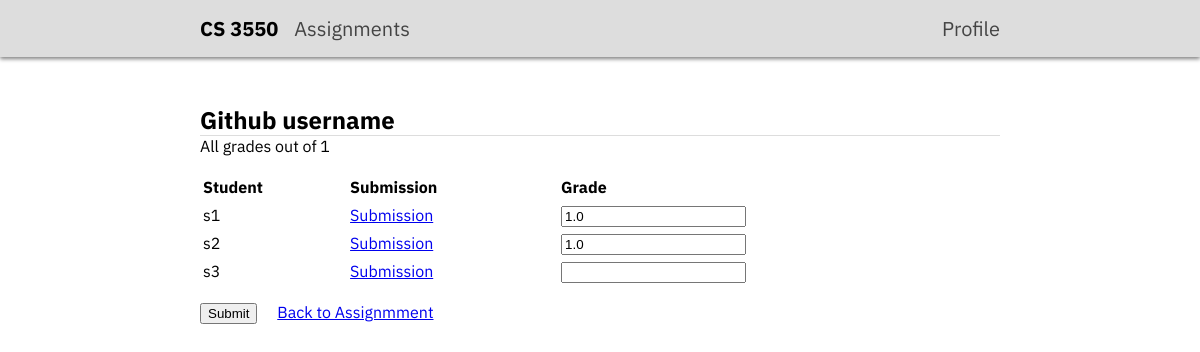
The page /1/submissions/ (signed in) on the database its author committed.
### grades/models.py (models this page shows)
class Assignment(models.Model):
    title = models.CharField(max_length=200)
    description = models.TextField(null=True, blank=True, default="")
    deadline = models.DateTimeField()
    weight = models.IntegerField()
    points = models.IntegerField()

class Submission(models.Model):
    assignment = models.ForeignKey(Assignment, on_delete=models.CASCADE)
    author = models.ForeignKey(User, on_delete=models.CASCADE)
    grader = models.ForeignKey(User, related_name='graded_set', on_delete=models.SET_NULL, null=True, blank=True)
    file = models.FileField(null=True, blank=True)
    score = models.FloatField(null=True, blank=True)

### grades/views.py (the view)
# urls.py: path("<int:assignment_id>/submissions/", views.submissions),
@user_passes_test(is_ta)
@login_required
def submissions(request, assignment_id):
    try:
        assignment = models.Assignment.objects.get(id=assignment_id)
    except models.Assignment.DoesNotExist:
        raise Http404("No Assignment with id " + str(assignment_id))
    userType = get_user_type(request.user)
    if userType == 2:
        taID = models.User.objects.get(username=request.user.username)
        submissions = models.Submission.objects.filter(grader=taID).filter(assignment__id=assignment_id).order_by('author__username')
    if userType == 4:
         submissions = models.Submission.objects.filter(assignment__id=assignment_id).order_by('author__username')
    return render(request, "submissions.html", {'assignment':assignment, 'submissions':submissions})

### grades/views.py (called while the page is built)
def get_user_type(user):
    if user.is_authenticated:
        if user.groups.filter(name="Students").exists():
            return 1
        if user.groups.filter(name="Teaching Assistants").exists():
            return 2
        if user.is_superuser:
            return 4
    else:
        return 3

def is_ta(user):
    if user.is_authenticated:
        if user.groups.filter(name="Teaching Assistants").exists():
            return True
        if user.is_superuser:
            return True
        return False
    return False

### grades/templates/submissions.html
<!DOCTYPE html>
<html>
    {% include 'header.html' with title='Submissions' %}
    <main class="pageColumn">
        <h1>{{assignment.title}}</h1>
        <p class="bottomEdgeP">All grades out of {{assignment.points}}</p>
        <form action="/{{assignment.id}}/grade/" method="post">{% csrf_token %}
            <table>
                <thead>
                    <tr>
                        <th>Student</th>
                        <th>Submission</th>
                        <th>Grade</th>
                    </tr>
                </thead>
                {% for submission in submissions %}
                <tr>
                    <td>{{submission.author}}</td>
                    <td>
                        <a href="/uploads/{{submission.file.name}}/" title="{{submission.assignment}} submission for student {{submission.author}}">Submission</a>
                    </td>
                    <td>
                        <input type="number" name="grade-{{submission.id}}" title="HW1 grade points for student s1, out of 100" value={{submission.score}}></input>
                    </td>
                </tr>
                {% endfor %}
            </table>
            <button type="submit" title="Submits grading for HW1">Submit</button>
            <a href="/{{assignment.id}}/" role="button">Back to Assignmment</a>
        </form>
    </main>
</html>

### static/main.css (style rules this page uses)
html { margin: 0; padding: 0; }
.pageColumn { width: min(calc(100% - 2rem), 50rem); align-content: center; padding-left: 1rem; padding-right: 1rem; margin: auto; }
h1 { font-size: 1.5rem; border-bottom: 1px solid #ddd; margin: 0; padding: 0; }
button { margin-right: 1rem; }
table { line-height: 1.5; width: 100%; margin-top: 1rem; margin-bottom: 1rem; }
th { text-align: left; }
.bottomEdgeP { margin-top: 0; margin-left: 0; margin-right: 0; margin-bottom: 1rem; }

### rows shown on the page
Assignment: title "Github username", points "1"
Submission: author "s1", score "1.0"
Submission: author "s2", score "1.0"
Submission: author "s3"
